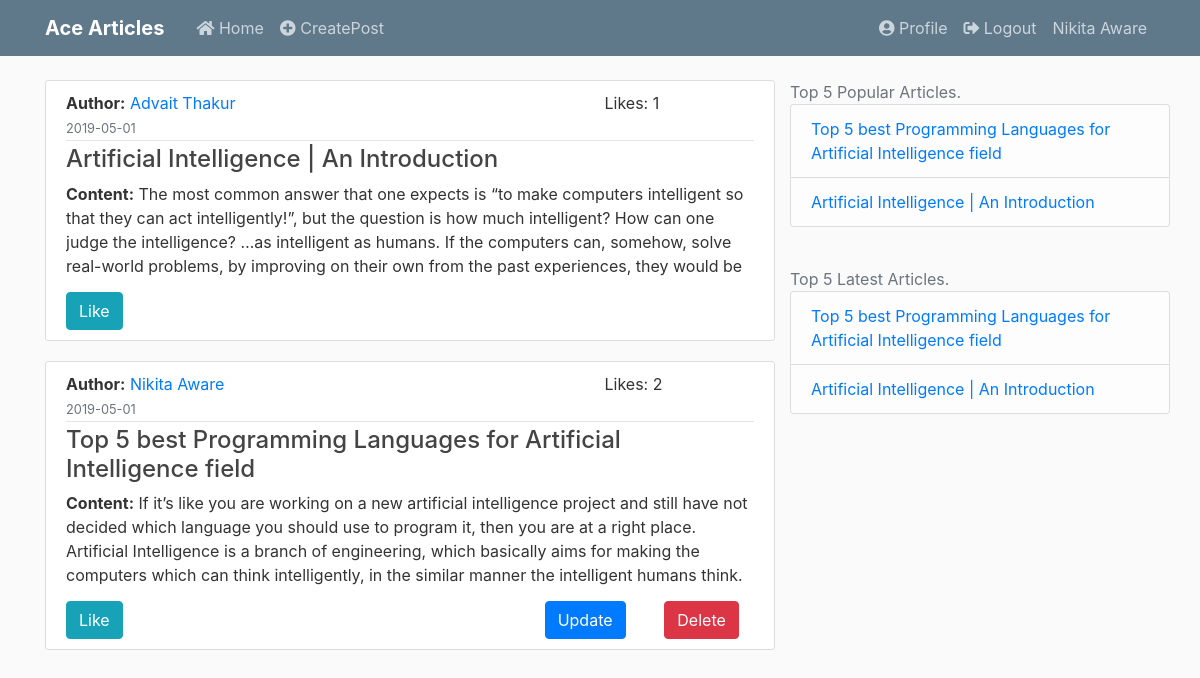
The app's page /home (signed in) with its own data.
### acearticle.py (models this page shows, shortened)
class User(db.Model):
	id = db.Column(db.Integer, primary_key=True)
	username = db.Column(db.String(25), nullable = False)
	email = db.Column(db.String(), unique = True, nullable = False)
	password = db.Column(db.String(60), nullable = False)
	birthdate = db.Column(db.DateTime, nullable = False)
	city = db.Column(db.String(25), nullable = False)
	country = db.Column(db.String(25), nullable = False)
	image_file = db.Column(db.String(20), nullable=False, default='default.jpg')
	articles = db.relationship('Articles', backref='author', lazy=True)

class Articles(db.Model):
	id = db.Column(db.Integer, primary_key = True)
	title = db.Column(db.String(100), nullable = False)
	date_posted = db.Column(db.DateTime, nullable = False, default = datetime.utcnow)
	content = db.Column(db.Text, nullable = False)
	popularity = db.Column(db.Integer, default = 0)
	user_id = db.Column(db.Integer, db.ForeignKey('user.id'), nullable = False)

### acearticle.py (the view)
@app.route('/')
@app.route('/home')
def home():
	form = SearchBar()
	posts = Articles.query.all()
	articles_list = Articles.query.order_by(Articles.popularity.desc()).limit(5)
	articles_list1 = Articles.query.order_by(Articles.date_posted.desc()).limit(5)
	return render_template('home.html', title = 'home', posts = posts, form = form, articles = articles_list, art = articles_list1)

### forms.py
class SearchBar(FlaskForm):
	search = StringField('Search Here', validators=[DataRequired()])
	submit = SubmitField('Search')

### acearticle.py (called while the page is built)
@login_manager.user_loader
def load_user(id):
    return User.query.get(int(id))

### templates/home.html (shortened to what this page needs)
{% extends 'layout.html' %}
{% block container %}
<div class='row'>
	{% if posts %}
	<div class='col-md-8'>
	{% for post in posts %}
		 <article class="media content-section">
          <div class="media-body">
            <div class="article-metadata">
            	<div class= 'row'>
            		<div class='col-md-5'><b>Author:</b> <a href="{{url_for('account', user_id = post.user_id)}}">{{ post.author.username }}</a></div>
            		<div class='col-md-4'></div>
            		<div class='col-md-3'>Likes: {{post.popularity}}</div>
    </div>
            <small class="text-muted">{{ post.date_posted.strftime('%Y-%m-%d') }}</small>
            </div>
            <h4><a class="article-title" href="{{url_for('read_post', post_id = post.id)}}">{{ post.title }}</a></h4>
            <div class="article-content" style="height: 100px;overflow-y: auto;overflow-x: hidden;"><b>Content:</b> {{ post.content | striptags}}</div>
            <div class = 'row'  style="padding-top: 10px">
            	<div class='col-md-2'>
           			<form action="{{url_for('like_post', post_id=post.id)}}" method="POST">
			    	<input class="btn btn-info" type="submit" value="Like">
					</form>
				</div>
				{% if current_user.id == post.user_id %}
				<div class='col-md-6'></div>
				<div class='col-md-2'>
					<form action="{{url_for('update_post', post_id=post.id)}}">
				    <input class="btn btn-primary" type="submit" value="Update">
					</form>
				</div>
				<div class='col-md-2'>
					<form action="{{url_for('delete_post', post_id=post.id)}}" method="POST">
				    <input class="btn btn-danger" type="submit" value="Delete">
					</form>
				</div>
				{% endif %}
			</div>
        	</div>
        	</article>
	{% endfor %}
			</div>
			<div class = 'col-md-4'>
				<div class='text-muted row'>Top 5 Popular Articles.
			      <ul class="list-group">
			      	{% for article in articles %}
			        	<li class="list-group-item list-group-item-light"><a href="{{url_for('read_post', post_id = article.id)}}">{{article.title}}</a></li>
			        {% endfor %}
			      </ul>
			  	</div>
			  	<div class='text-muted row' style="margin-top:40px;">Top 5 Latest Articles.
			      <ul class="list-group">
			      	{% for article in art %}
			        	<li class="list-group-item list-group-item-light"><a href="{{url_for('read_post', post_id = article.id)}}">{{article.title}}</a></li>
			        {% endfor %}
			      </ul>
			  	</div>
			</div>
			{% else %}
			<h3 class="text-center content-section text-danger">No Articles Yet! Please write some articles.<i class="fas fa-frown"></i></li></h3>
			{% endif %}
	</div>
{% endblock %}

### templates/layout.html (shortened to what this page needs)
<!DOCTYPE html>
<html>
<head>
    <link rel="stylesheet" href="https://maxcdn.bootstrapcdn.com/bootstrap/4.0.0/css/bootstrap.min.css">
    <link rel="stylesheet" href="https://use.fontawesome.com/releases/v5.7.0/css/all.css">
    <link rel="stylesheet" type="text/css" href="{{ url_for('static', filename='main.css') }}">
</head>
<body>
    <header class="site-header">
      <nav class="navbar navbar-expand-md navbar-dark bg-steel fixed-top">
        <div class="container">
          <a class="navbar-brand mr-4" href="/"><b>Ace Articles</b></a>
          <div class="collapse navbar-collapse" id="navbarToggle">
            <div class="navbar-nav mr-auto">
              <a class="nav-item nav-link" href="/"><i class="fas fa-home"></i> Home</a>
              <a class="nav-item nav-link" href="/new/post"><i class="fas fa-plus-circle"></i> CreatePost</a>
            </div>
            <div class="navbar-nav">
              {% if current_user.is_authenticated %}
                <a class="nav-item nav-link" href="{{url_for('account', user_id = current_user.id)}}"><i class="fas fa-user-circle"></i> Profile</a>
                <a class="nav-item nav-link" href="/logout"><i class="fas fa-sign-out-alt"></i> Logout</a>
                <span><a class="nav-item nav-link">{{current_user.username}}</a></span>
              {% else %}
                <a class="nav-item nav-link" href="/login"><i class="fas fa-sign-in-alt"></i> Login</a>
                <a class="nav-item nav-link" href="/register"><i class="fas fa-user-plus"></i> Register</a>
              {% endif %}
            </div>
          </div>
        </div>
      </nav>
    </header>
    <main role="main" class="container">
        <div>
          {% block container %}{% endblock %}
        </div>
    </main>
</body>
</html>

### static/main.css (style rules this page uses)
body { background: #fafafa; color: #333333; margin-top: 5rem; }
h1, h2, h3, h4, h5, h6 { color: #444444; }
.bg-steel { background-color: #5f788a; }
.site-header .navbar-nav .nav-link { color: #cbd5db; }
.content-section { background: #ffffff; padding: 10px 20px; border: 1px solid #dddddd; border-radius: 3px; margin-bottom: 20px; }
.article-title { color: #444444; }
.article-content { white-space: pre-line; }
.article-metadata { padding-bottom: 1px; margin-bottom: 4px; border-bottom: 1px solid #e3e3e3 }

### records on screen
User: username "Nikita Aware"
Articles: author.username "Advait Thakur", popularity "1", date_posted "2019-05-01", title "Artificial Intelligence | An Introduction", content "The most common answer that one expects is “to make computers intelligent so that they can act intelligently!”, but the question is how much intelligent? How can one judge the intelligence? …as intelligent as humans. If the computers can, somehow, solve real-world problems, by improving on their own from the past experiences, they would be…"
Articles: author.username "Nikita Aware", popularity "2", date_posted "2019-05-01", title "Top 5 best Programming Languages for Artificial Intelligence field", content "If it’s like you are working on a new artificial intelligence project and still have not decided which language you should use to program it, then you are at a right place. Artificial Intelligence is a branch of engineering, which basically aims for making the computers which can think intelligently, in the similar manner the intelligent humans think.…"
